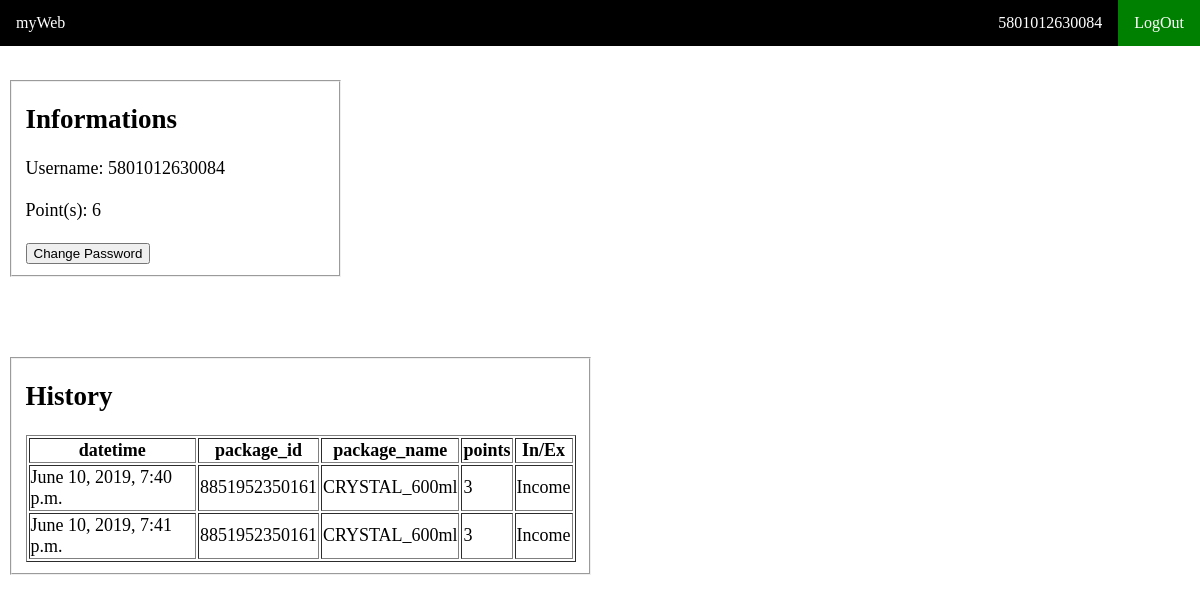
The page / (signed in) on the database as committed earlier.
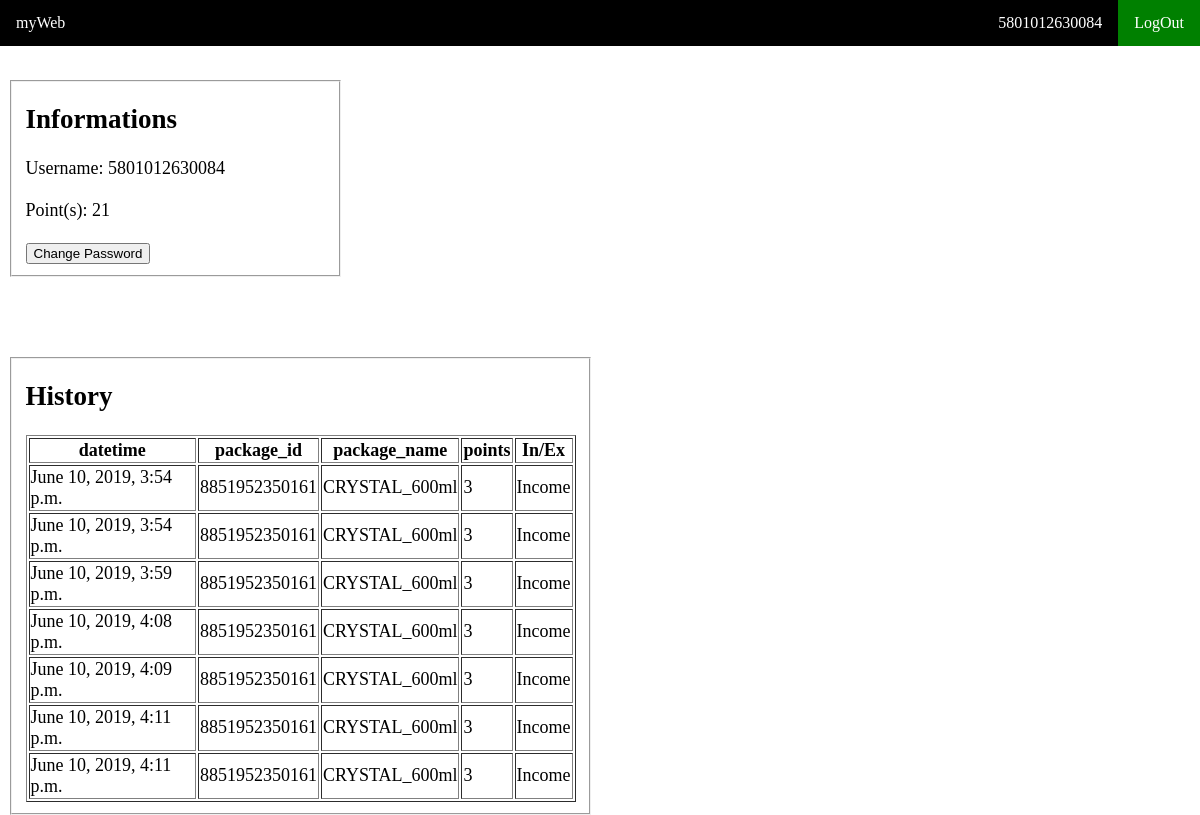
The same page on the database as committed later.
### api/models.py (models this page shows)
class UserLog(models.Model):
    user = models.ForeignKey(User,on_delete=models.CASCADE)
    datetime = models.DateTimeField(default=timezone.now())
    InEx = models.TextField(default="Income")
    points = models.IntegerField(default="0")
    package_id = models.TextField(default="-")

class Package(models.Model):
    package_id = models.TextField(primary_key=True)
    name = models.TextField(unique=True,default="")
    type = models.TextField()
    points = models.IntegerField()
    material = models.TextField(default="Plastic")    # Plastic , Aluminium, Metal

### myWebApps/views.py (the view, shortened to what this page needs)
# urls.py: path('',views.home, name='home'),
def home(request):
    if request.user.is_authenticated:
        if request.user.is_superuser:
            return HttpResponseRedirect(reverse('myWeb:adminHome'))
        else:
            user = User.objects.get(username=request.user.username)
            try:
                thisUser = UserPoints.objects.get(user=user.id)
                userlog = UserLog.objects.filter(user=user.id)
                points = thisUser.points
                log = []
                for data in userlog:
                    if(data.package_id!="-"):
                        thisPackage = Package.objects.get(package_id=data.package_id)
                        temp_data = {"id":data.id,
                                    "datetime":data.datetime,
                                    "package_id":data.package_id,
                                    "name":thisPackage.name,
                                    "points":thisPackage.points,
                                    "InEx":data.InEx}
                        log.append(temp_data)
            except:
                return render(request, 'home.html',{'points':points, 'log':log})
            else:
                return render(request, 'home.html',{'points':points, 'log':log})
    else:
        return HttpResponseRedirect(reverse('myWeb:login'))

### myWebApps/templates/home.html (shortened to what this page needs)
<!DOCTYPE html>
<html lang="en" dir="ltr">
<head>
	<link rel="stylesheet" href="https://cdnjs.cloudflare.com/ajax/libs/font-awesome/4.7.0/css/font-awesome.min.css">
</head>
	<body style= " background: url(http://dcs.op.kmutnb.ac.th/images/kmutnb.jpg); background-size: cover">
	<ul>
		<li><a>myWeb</a></li>
        <li style="float:right"><a class="rightmenu" href="{% url 'myWeb:logout' %}">LogOut</a></li>
        <li style="float:right"><a>{{ user.get_username }}</a></li>
	</ul>
		<fieldset class="small">
		 <h2>Informations</h2>
			Username: {{user.username}}<br><br>
			Point(s): {{points}} <br><br>
			<form action="{% url 'myWeb:changepass' %}" method="post">
				<input type="submit" value="Change Password">
			</form>
		</fieldset>
		<fieldset>
		<h2>History</h2>
				{% if log %}
					<table border="1">
					<tr>
						<th>datetime</th>
						<th>package_id</th>
						<th>package_name</th>
						<th>points</th>
						<th>In/Ex</th>
					</tr>
							{% for userLog in log %}
							<tr>
								<td>{{userLog.datetime}}</td>
								<td>{{userLog.package_id}}</td>
								<td>{{userLog.name}}</td>
								<td>{{userLog.points}}</td>
								<td>{{userLog.InEx}}</td>
							</tr>
							{% endfor%}
					</table>
				{% else %}
					There is No History of this Account.
				{% endif %}
		</fieldset>
	</body>
</html>

### myWebApps/templates/home.html (style rules this page uses)
body { margin:0; }
fieldset { display: block; margin-left: 10px; margin-right: 2px; margin-top: 80px; padding-top: 0em; padding-bottom: 0.625em; padding-left: 0.75em; padding-right: 0.75em; border: 2px groove (internal value); width:550px; background-color: white; font-size:18px; }
.small { width:300px; }
.rightmenu { background-color: green; }
ul { list-style-type: none; margin: 0; padding: 0; overflow: hidden; background-color: black ; position: fixed; top: 0; width: 100%; }
li { float: left; }
li a { display: block; color: white; text-align: center; padding: 14px 16px; text-decoration: none; }

Rows that differ between the two databases and show on the page:
removed UserLog: datetime "June 10, 2019, 7:40 p.m.", package_id "8851952350161", InEx "Income"
removed UserLog: datetime "June 10, 2019, 7:41 p.m.", package_id "8851952350161", InEx "Income"
added UserLog: datetime "June 10, 2019, 3:54 p.m.", package_id "8851952350161", InEx "Income"
added UserLog: datetime "June 10, 2019, 3:54 p.m.", package_id "8851952350161", InEx "Income"
added UserLog: datetime "June 10, 2019, 3:59 p.m.", package_id "8851952350161", InEx "Income"
added UserLog: datetime "June 10, 2019, 4:08 p.m.", package_id "8851952350161", InEx "Income"
added UserLog: datetime "June 10, 2019, 4:09 p.m.", package_id "8851952350161", InEx "Income"
added UserLog: datetime "June 10, 2019, 4:11 p.m.", package_id "8851952350161", InEx "Income"
added UserLog: datetime "June 10, 2019, 4:11 p.m.", package_id "8851952350161", InEx "Income"
Other text that changed with them:
{{ points }}: "6" → "21"
new list line: "CRYSTAL_600ml"
new list line: "3"
list line gone: "CRYSTAL_600ml"
list line gone: "3"
